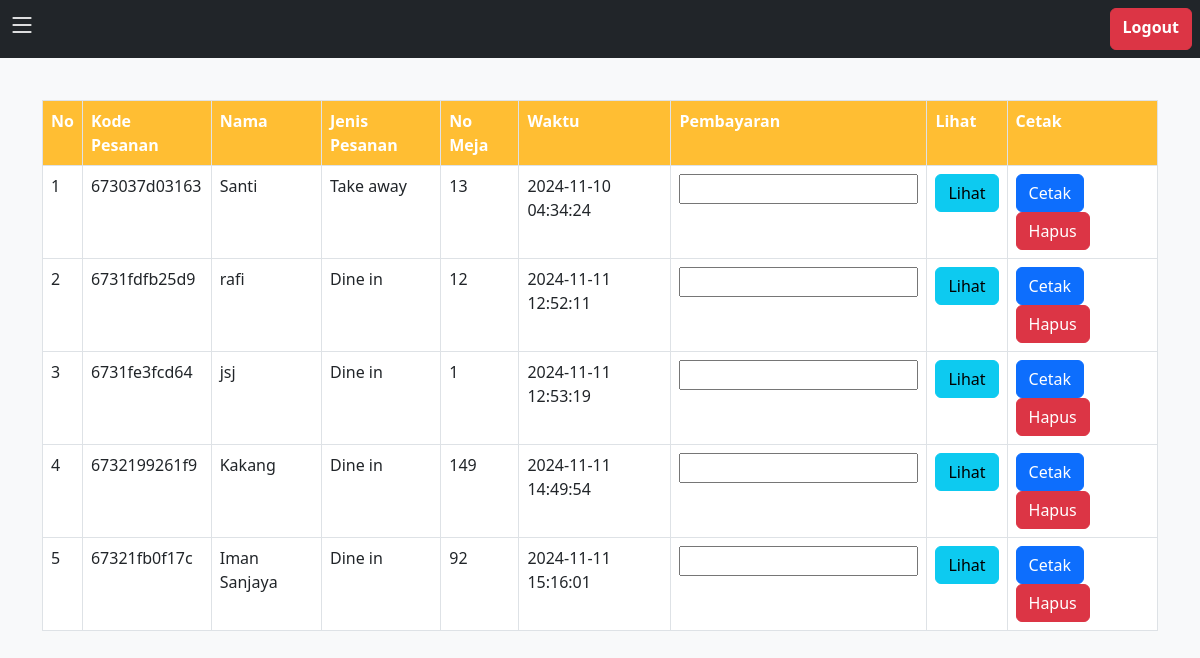
Screenshot of /index.php?transaksi (signed in) with the database file from the repository.
### tables this page shows
CREATE TABLE `transaksi` (
  `id_transaksi` int(11) NOT NULL,
  `kode_pesanan` varchar(12) NOT NULL,
  `nama_pelanggan` varchar(50) NOT NULL,
  `jenis_pesanan` enum('Take away','Dine in') NOT NULL,
  `waktu` timestamp NOT NULL DEFAULT current_timestamp() ON UPDATE current_timestamp(),
  `kode_menu` varchar(255) DEFAULT NULL,
  `meja` int(255) NOT NULL,
  `total_harga` int(11) NOT NULL DEFAULT 0
);

### function.php (called while the page is built, shortened)
<?php
$koneksi = mysqli_connect("localhost", "root", "", "senayan");
function ambil_data($query) {
    global $koneksi;
    $db = [];
    $sql_query = mysqli_query($koneksi, $query);
    while ($q = mysqli_fetch_assoc($sql_query)) {
        array_push($db, $q);
    }
    return $db;
}

### halaman/transaksi.php (the view, shortened to what this page needs)
<table class="table table-bordered " style="margin-top: 100px;">
    <tr class="header-transaksi">
        <th>No</th>
        <th>Kode Pesanan</th>
        <th>Nama</th>
        <th>Jenis Pesanan</th>
        <th>No Meja</th>
        <th>Waktu</th>
        <th>Pembayaran</th>
        <th>Lihat</th>
        <th>Cetak</th>
    </tr>
    <?php
    $i = 1;
    foreach ($menu as $m) {
    ?>
    <form action="cetak/cetak.php" target="_blank" method="GET">
        <tr style="background-color: white;">
            <td><?= $i; ?></td>
            <td><?= $m["kode_pesanan"]; ?></td>
            <td><?= $m["nama_pelanggan"]; ?></td>
            <td><?= $m["jenis_pesanan"]; ?></td>
            <td><?= $m["meja"]; ?></td>
            <td><?= $m["waktu"]; ?></td>
            <td><input name="pembayaran" min="0" type="number"></td>
            <td>
                <a href="lihat/lihat.php?kode_pesanan=<?= $m['kode_pesanan']; ?>" class="btn btn-info">Lihat</a>
            </td>
            <td>
                <button class="btn btn-primary">Cetak</button>
                <a class="btn btn-danger" href="hapus.php?kode_pesanan=<?= $m["kode_pesanan"]; ?>" onclick="return confirm('Hapus Data Transaksi?')">Hapus</a>
            </td>
        </tr>
    </form>
    <?php $i++; } ?>
</table>

### index.php (style rules this page uses)
.header-transaksi { background-color: #ffbe33; color: white; }

### rows the page displays
transaksi: kode_pesanan "673037d03163", nama_pelanggan "Santi", jenis_pesanan "Take away", meja "13", waktu "2024-11-10 04:34:24"
transaksi: kode_pesanan "6731fdfb25d9", nama_pelanggan "rafi", jenis_pesanan "Dine in", meja "12", waktu "2024-11-11 12:52:11"
transaksi: kode_pesanan "6731fe3fcd64", nama_pelanggan "jsj", jenis_pesanan "Dine in", meja "1", waktu "2024-11-11 12:53:19"
transaksi: kode_pesanan "6732199261f9", nama_pelanggan "Kakang", jenis_pesanan "Dine in", meja "149", waktu "2024-11-11 14:49:54"
transaksi: kode_pesanan "67321fb0f17c", nama_pelanggan "Iman Sanjaya", jenis_pesanan "Dine in", meja "92", waktu "2024-11-11 15:16:01"
